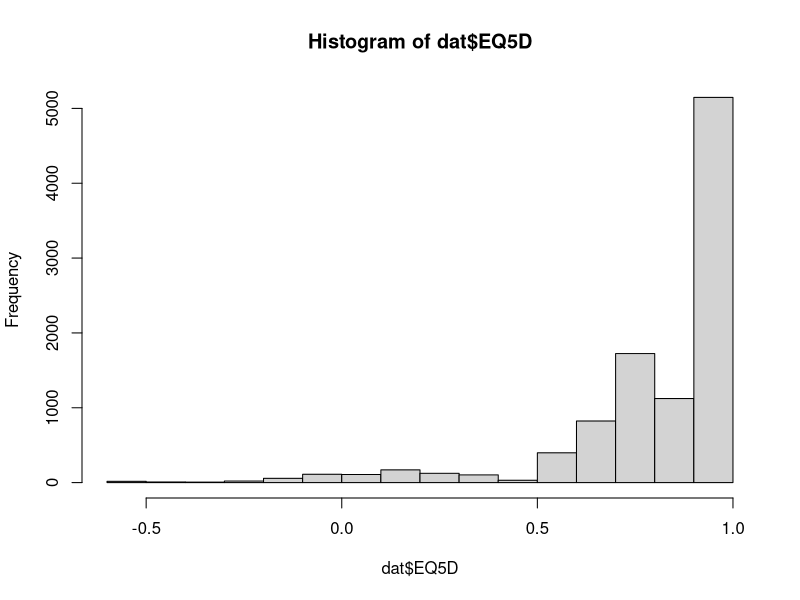
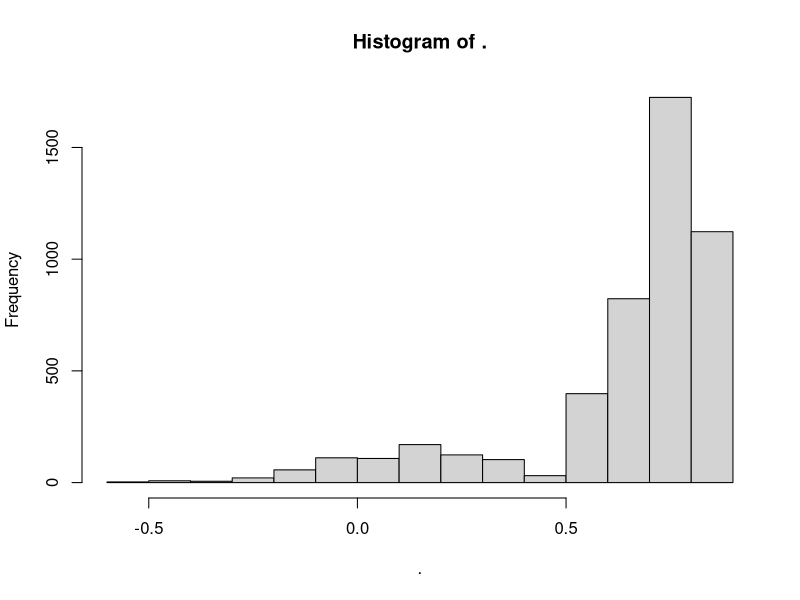

Source code (R) for these figures, in order:
library(tidyverse)


dat <- read_csv(here::here("data", "27-06-2018 EQ5D_IL.df.mini EQ5D individual level data.csv"))




## Data description

dat %>% 
  select(study, Patient.ID) %>% 
  group_by(study, Patient.ID) %>% 
  summarise(n = n()) %>% 
  group_by(study) %>% 
  summarise(
    lo = min(n),
    up = max(n),
    avg = mean(n)
  ) %>% 
  left_join(
    dat %>% 
      group_by(study) %>% 
      summarise(
        n_data = n(), 
        n_subject = length(unique(Patient.ID))
      )
  ) %>% 
  bind_rows(
    dat %>% 
      select(Patient.ID) %>% 
      group_by(Patient.ID) %>% 
      summarise(n = n()) %>% 
      ungroup() %>% 
      summarise(
        lo = min(n),
        up = max(n),
        avg = mean(n),
        n_data = sum(n), 
        n_subject = length(unique(Patient.ID))
      ) %>% 
      mutate(
        study = "All"
      )
  )


dat %>% 
  mutate(
    Agp = cut(age, c(0, 50, 60, 70, 80, 100), right = F)
  ) %>% 
  select(Agp, Patient.ID) %>% 
  distinct() %>% 
  group_by(Agp) %>% 
  summarise(n = n())


hist(dat$EQ5D)


dat %>% 
  filter(EQ5D < 1) %>% 
  filter(EQ5D > min(EQ5D)) %>% 
  pull(EQ5D) %>% hist()


dat %>% 
  summarise(
    n = sum(EQ5D == 1),
    mean(EQ5D == 1)
  )


tab_zeros <- dat %>% 
  mutate(
    Agp = cut(age, c(0, 50, 60, 70, 80, 100), right = F)
  ) %>% 
  group_by(Patient.ID, Agp) %>% 
  summarise(
    Z15 = any((EQ5D == 1) & (time_points < 15)),
    Z30 = any((EQ5D == 1) & (time_points < 30)),
    Z45 = any((EQ5D == 1) & (time_points < 45)),
    Z60 = any((EQ5D == 1) & (time_points < 60)),
    Z90 = any((EQ5D == 1) & (time_points < 90))
  ) %>% 
  group_by(Agp) %>% 
  summarise(
    n = n(),
    across(starts_with("Z"), mean)
  ) %>% 
  bind_rows(
    dat %>% 
      group_by(Patient.ID) %>% 
      summarise(
        Z15 = any((EQ5D == 1) & (time_points < 15)),
        Z30 = any((EQ5D == 1) & (time_points < 30)),
        Z45 = any((EQ5D == 1) & (time_points < 45)),
        Z60 = any((EQ5D == 1) & (time_points < 60)),
        Z90 = any((EQ5D == 1) & (time_points < 90))
      ) %>% 
      summarise(
        n = n(),
        across(starts_with("Z"), mean)
      ) %>% 
      mutate(Agp = "All")
  )

